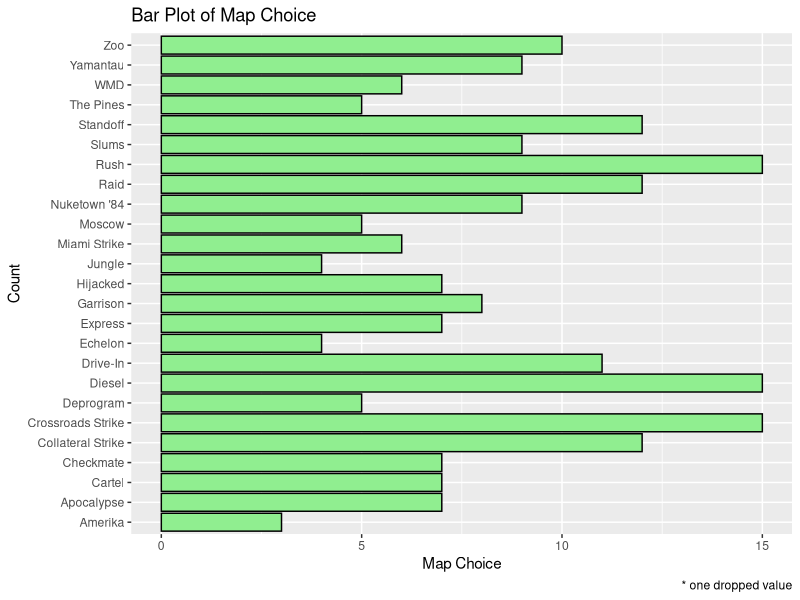

The R source for this figure:
## ---- chunk 1
knitr::opts_chunk$set(echo = TRUE)
## ---- chunk 2
# import libraries
# remove(list = ls())
library(tidyverse)
library(readxl)
# read data
cod <- read_xlsx("CODGames2_mp.xlsx", sheet = 1)
## ---- chunk 3
glimpse(cod)
## ---- chunk 4
cod_working <- cod %>%
  rename(
    map1 = Map1,
    map2 = Map2,
    choice = Choice,
    map_vote = MapVote,
    date = Date,
    full_partial = FullPartial,
    result = Result,
    eliminations = Eliminations,
    deaths = Deaths,
    score = Score,
    damage = Damage,
    total_xp = TotalXP,
    primary_weapon = PrimaryWeapon,
    xp_multiplier = XPType, # call this multiplier, will convert in next command
    did_player_vote = DidPlayerVote,
    game_type = GameType,
    confirms = Confirms,
    denies = Denies,
    objectives = Objectives,
    objective_kills = ObjectiveKills,
    captures = Captures,
    diffuses = Diffuses,
    plants = Plants,
    detonates = Detonates,
    deposits = Deposits,
    time_sec = Time_Sec,
    time_min = Time_Min
  ) %>%
  mutate(  # for now, only mutating variables we think are important
    map1 = as.factor(map1), 
    map2 = as.factor(map2),
    choice = as.factor(choice),
    full_partial = as.factor(full_partial),
    primary_weapon = as.factor(primary_weapon),
    xp_multiplier = if_else(xp_multiplier == '10% Boost', 1.10, 2.10),
    did_player_vote = as.logical(if_else(did_player_vote == 'Yes',1,0)),
  ) %>%
  separate(result, into = c('team_result', 'other_team_result'), sep = '-', extra = 'merge', convert = TRUE) 

# drop columns with a lot of NA values
apply(cod_working, MARGIN = 2, FUN = function(x) sum(is.na(x))) # counts total NA in columns
# since NA values are either < 50 or >200 drop all columns with more than 200 NA values

cod_working <- cod_working %>%
  select(where(~ sum(is.na(.)) < 200))

## ---- chunk 5
sum(is.na(cod_working$choice))
## ---- chunk 6
data.frame(cod_working$choice) %>% # convert sngle col into dataframe
  na.omit() %>% # makes sense to omit single observation in one variable
  ggplot(aes(x = cod_working.choice)) +
  geom_bar(fill = 'lightgreen', color = 'black') +
  coord_flip() +
  labs(
    y = 'Map Choice',
    x = 'Count', 
    title = 'Bar Plot of Map Choice',
    caption = '* one dropped value'
  )
